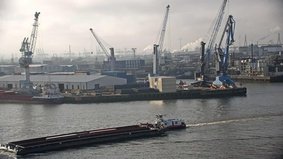
#> input picture Assignment2/template.jpg, 283 x 159 px, shrunk from 1920 x 1080 before the run
$ jupyter execute Task1.ipynb
#> lines starting #> are read from the running program, lines starting #| are printed output that depends on the picture
# Assignment 2

### Group 11
Michael Hüppe, Leon Korkmaz

## Task 1: Template Matching

Correlation  filters  respond  most  strongly  to  regions  of  images  that  look  like  the  filter  itself.   This property is used for template matching.  In template matching, we cross correlate a template with an image.  The template is another image that is a prototype for what we want to localize in an image.The cross-correlation is the strongest where the image looks most like the template.In  this  task,  we  will  use  template  matching  to  match  an  image  of  a  barge  and  a  pusher  boat captured from a webcam stream to a wider panoramic view of the area.
The matching result could potentially later be used for other applications, for example for inland waterway monitoring.

[cell 1]
#### imports
import matplotlib.pyplot as plt
from skimage import io, color, feature
import numpy as np

Download the template and panorama images, and convert them to grayscale.

[cell 2]
# Load and preprocess the images
template_path = "template.jpg"  # Replace with your template image path
panorama_path = "panorama.jpg"  # Replace with your panorama image path

# Convert images to grayscale
template = color.rgb2gray(io.imread(template_path))
#> template: shape (159, 283) float64; min 0.0221, max 0.999, mean 0.528
panorama = color.rgb2gray(io.imread(panorama_path))
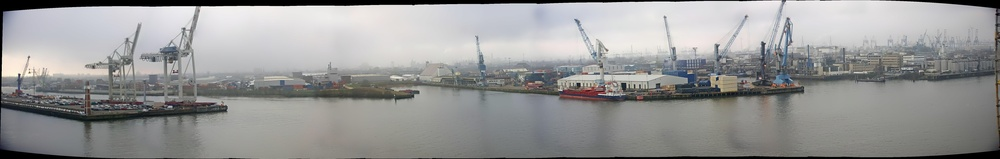
#> input picture Assignment2/panorama.jpg, 1000 x 159 px, shrunk from 6784 x 1082 before the run
#> panorama: shape (159, 1000) float64; min 0, max 0.992, mean 0.591

Use the functionskimage.feature.matchtemplate to compute the normalized correlation be-tween two images.  Find the coordinates where the cross-correlation is the strongest

[cell 3]
# Perform template matching
result = feature.match_template(panorama, template)
ij = np.unravel_index(np.argmax(result), result.shape)
#> ij = (0, 560)
x, y = ij[::-1]  # Extract coordinates where match is strongest
#> x = 560; y = 0

Visualize the matching result by drawing a rectangle with the size of the template image over the panorama image.  You can for example usematplotlib.pyplot.Rectangle for this - see theAPI documentation for how to draw the rectangle.

[cell 4]
# Visualize the match
fig, ax = plt.subplots(1, 1, figsize=(10, 6))
ax.imshow(panorama, cmap="gray")
ax.add_patch(plt.Rectangle((x, y), template.shape[1], template.shape[0],
                            edgecolor="red", facecolor="none", linewidth=2))
ax.set_title("Template Matching Result")
ax.axis("off")
plt.show()
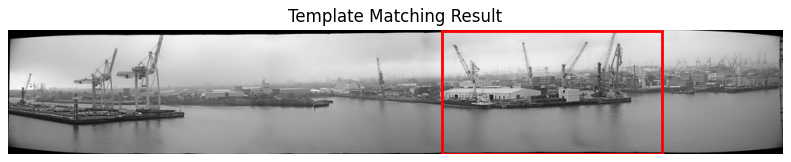
#> figure drawn by matplotlib, 1 panel

Flip the template horizontally.  Verify that the matching is no longer working by visualizing it.

[cell 5]
# Flip the template horizontally
template_flipped = np.fliplr(template)
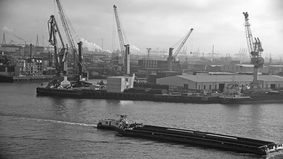
#> template_flipped: shape (159, 283) float64; min 0.0221, max 0.999, mean 0.528

# Perform matching with flipped template
result_flipped = feature.match_template(panorama, template_flipped)
ij_flipped = np.unravel_index(np.argmax(result_flipped), result_flipped.shape)
#> ij_flipped = (0, 475)
x_flipped, y_flipped = ij_flipped[::-1]
#> x_flipped = 475; y_flipped = 0

[cell 6]
# Visualize the result for the flipped template
fig, ax = plt.subplots(1, 1, figsize=(10, 6))
ax.imshow(panorama, cmap="gray")
ax.add_patch(plt.Rectangle((x_flipped, y_flipped), template_flipped.shape[1],
                            template_flipped.shape[0], edgecolor="blue", facecolor="none", linewidth=2, label="With flipped template"))
ax.add_patch(plt.Rectangle((x, y), template.shape[1], template.shape[0],
                            edgecolor="red", facecolor="none", linewidth=2,  label="original template"))
ax.set_title("Flipped Template Matching Result")
ax.legend()
ax.axis("off")
plt.show()
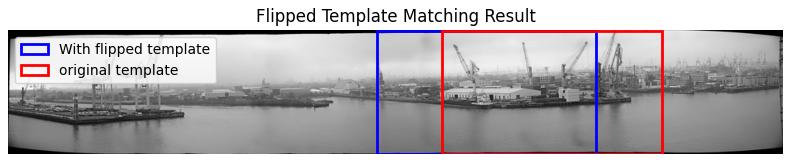
#> figure drawn by matplotlib, 1 panel
